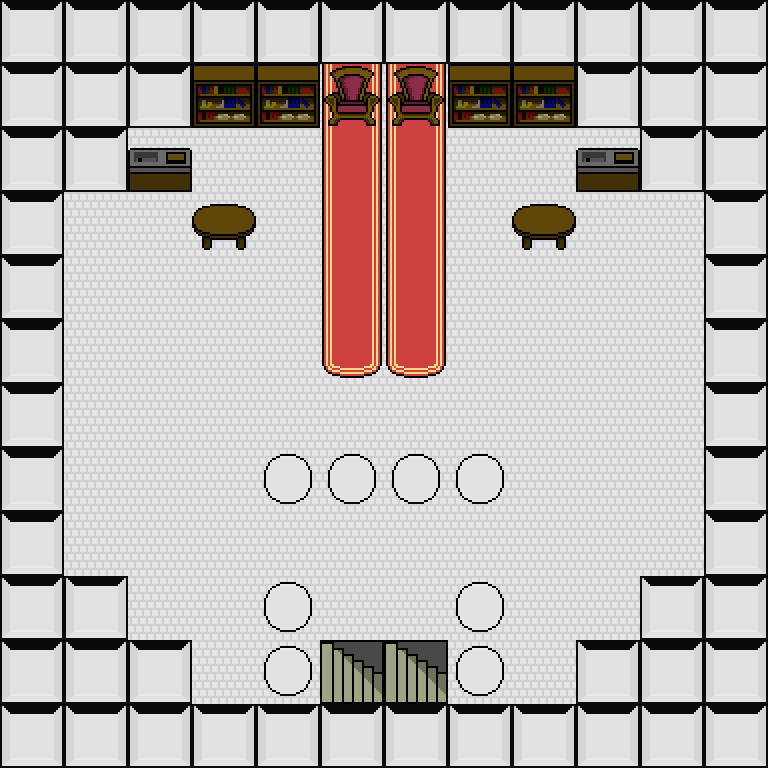

This game map was drawn from its Tiled (.tmx) file and the tilesets committed beside it. A one-line description and the full map source follow:
An orthogonal 12x12 tile map with 64x64 px tiles, 2 tile layers (Tile Layer 1, Tile Layer 2) and 6 objects (3x item, bridge, bridgedestination, enemy).

<map version="1.0" orientation="orthogonal" width="12" height="12" tilewidth="64" tileheight="64">
 <properties>
  <property name="name" value="Granner's room" />
 </properties>
 <tileset firstgid="1" name="graphics" tilewidth="64" tileheight="64">
  <image source="graphics2x.png" width="640" height="2368" />
 </tileset>
 <layer name="Tile Layer 1" width="12" height="12">
  <data>
   <tile gid="1" />
   <tile gid="1" />
   <tile gid="1" />
   <tile gid="1" />
   <tile gid="1" />
   <tile gid="1" />
   <tile gid="1" />
   <tile gid="1" />
   <tile gid="1" />
   <tile gid="1" />
   <tile gid="1" />
   <tile gid="1" />
   <tile gid="1" />
   <tile gid="1" />
   <tile gid="1" />
   <tile gid="1" />
   <tile gid="1" />
   <tile gid="1" />
   <tile gid="1" />
   <tile gid="1" />
   <tile gid="1" />
   <tile gid="1" />
   <tile gid="1" />
   <tile gid="1" />
   <tile gid="1" />
   <tile gid="1" />
   <tile gid="1" />
   <tile gid="1" />
   <tile gid="1" />
   <tile gid="1" />
   <tile gid="1" />
   <tile gid="1" />
   <tile gid="1" />
   <tile gid="1" />
   <tile gid="1" />
   <tile gid="1" />
   <tile gid="1" />
   <tile gid="1" />
   <tile gid="1" />
   <tile gid="1" />
   <tile gid="1" />
   <tile gid="1" />
   <tile gid="1" />
   <tile gid="1" />
   <tile gid="1" />
   <tile gid="1" />
   <tile gid="1" />
   <tile gid="1" />
   <tile gid="1" />
   <tile gid="1" />
   <tile gid="1" />
   <tile gid="1" />
   <tile gid="1" />
   <tile gid="1" />
   <tile gid="1" />
   <tile gid="1" />
   <tile gid="1" />
   <tile gid="1" />
   <tile gid="1" />
   <tile gid="1" />
   <tile gid="1" />
   <tile gid="1" />
   <tile gid="1" />
   <tile gid="1" />
   <tile gid="1" />
   <tile gid="1" />
   <tile gid="1" />
   <tile gid="1" />
   <tile gid="1" />
   <tile gid="1" />
   <tile gid="1" />
   <tile gid="1" />
   <tile gid="1" />
   <tile gid="1" />
   <tile gid="1" />
   <tile gid="1" />
   <tile gid="1" />
   <tile gid="1" />
   <tile gid="1" />
   <tile gid="1" />
   <tile gid="1" />
   <tile gid="1" />
   <tile gid="1" />
   <tile gid="1" />
   <tile gid="1" />
   <tile gid="1" />
   <tile gid="1" />
   <tile gid="1" />
   <tile gid="1" />
   <tile gid="1" />
   <tile gid="1" />
   <tile gid="1" />
   <tile gid="1" />
   <tile gid="1" />
   <tile gid="1" />
   <tile gid="1" />
   <tile gid="1" />
   <tile gid="1" />
   <tile gid="1" />
   <tile gid="1" />
   <tile gid="1" />
   <tile gid="1" />
   <tile gid="1" />
   <tile gid="1" />
   <tile gid="1" />
   <tile gid="1" />
   <tile gid="1" />
   <tile gid="1" />
   <tile gid="1" />
   <tile gid="1" />
   <tile gid="1" />
   <tile gid="1" />
   <tile gid="1" />
   <tile gid="1" />
   <tile gid="1" />
   <tile gid="1" />
   <tile gid="1" />
   <tile gid="1" />
   <tile gid="1" />
   <tile gid="1" />
   <tile gid="1" />
   <tile gid="1" />
   <tile gid="1" />
   <tile gid="1" />
   <tile gid="1" />
   <tile gid="1" />
   <tile gid="1" />
   <tile gid="1" />
   <tile gid="1" />
   <tile gid="1" />
   <tile gid="1" />
   <tile gid="1" />
   <tile gid="1" />
   <tile gid="1" />
   <tile gid="1" />
   <tile gid="1" />
   <tile gid="1" />
   <tile gid="1" />
   <tile gid="1" />
   <tile gid="1" />
   <tile gid="1" />
   <tile gid="1" />
   <tile gid="1" />
   <tile gid="1" />
  </data>
 </layer>
 <layer name="Tile Layer 2" width="12" height="12">
  <data>
   <tile gid="12" />
   <tile gid="12" />
   <tile gid="12" />
   <tile gid="12" />
   <tile gid="12" />
   <tile gid="12" />
   <tile gid="12" />
   <tile gid="12" />
   <tile gid="12" />
   <tile gid="12" />
   <tile gid="12" />
   <tile gid="12" />
   <tile gid="12" />
   <tile gid="12" />
   <tile gid="12" />
   <tile gid="69" />
   <tile gid="69" />
   <tile gid="59" />
   <tile gid="59" />
   <tile gid="69" />
   <tile gid="69" />
   <tile gid="12" />
   <tile gid="12" />
   <tile gid="12" />
   <tile gid="12" />
   <tile gid="12" />
   <tile gid="126" />
   <tile gid="0" />
   <tile gid="0" />
   <tile gid="58" />
   <tile gid="58" />
   <tile gid="0" />
   <tile gid="0" />
   <tile gid="126" />
   <tile gid="12" />
   <tile gid="12" />
   <tile gid="12" />
   <tile gid="0" />
   <tile gid="0" />
   <tile gid="87" />
   <tile gid="0" />
   <tile gid="58" />
   <tile gid="58" />
   <tile gid="0" />
   <tile gid="87" />
   <tile gid="0" />
   <tile gid="0" />
   <tile gid="12" />
   <tile gid="12" />
   <tile gid="0" />
   <tile gid="0" />
   <tile gid="0" />
   <tile gid="0" />
   <tile gid="58" />
   <tile gid="58" />
   <tile gid="0" />
   <tile gid="0" />
   <tile gid="0" />
   <tile gid="0" />
   <tile gid="12" />
   <tile gid="12" />
   <tile gid="0" />
   <tile gid="0" />
   <tile gid="0" />
   <tile gid="0" />
   <tile gid="68" />
   <tile gid="68" />
   <tile gid="0" />
   <tile gid="0" />
   <tile gid="0" />
   <tile gid="0" />
   <tile gid="12" />
   <tile gid="12" />
   <tile gid="0" />
   <tile gid="0" />
   <tile gid="0" />
   <tile gid="0" />
   <tile gid="0" />
   <tile gid="0" />
   <tile gid="0" />
   <tile gid="0" />
   <tile gid="0" />
   <tile gid="0" />
   <tile gid="12" />
   <tile gid="12" />
   <tile gid="0" />
   <tile gid="0" />
   <tile gid="0" />
   <tile gid="136" />
   <tile gid="136" />
   <tile gid="136" />
   <tile gid="136" />
   <tile gid="0" />
   <tile gid="0" />
   <tile gid="0" />
   <tile gid="12" />
   <tile gid="12" />
   <tile gid="0" />
   <tile gid="0" />
   <tile gid="0" />
   <tile gid="0" />
   <tile gid="0" />
   <tile gid="0" />
   <tile gid="0" />
   <tile gid="0" />
   <tile gid="0" />
   <tile gid="0" />
   <tile gid="12" />
   <tile gid="12" />
   <tile gid="12" />
   <tile gid="0" />
   <tile gid="0" />
   <tile gid="136" />
   <tile gid="0" />
   <tile gid="0" />
   <tile gid="136" />
   <tile gid="0" />
   <tile gid="0" />
   <tile gid="12" />
   <tile gid="12" />
   <tile gid="12" />
   <tile gid="12" />
   <tile gid="12" />
   <tile gid="0" />
   <tile gid="136" />
   <tile gid="146" />
   <tile gid="146" />
   <tile gid="136" />
   <tile gid="0" />
   <tile gid="12" />
   <tile gid="12" />
   <tile gid="12" />
   <tile gid="12" />
   <tile gid="12" />
   <tile gid="12" />
   <tile gid="12" />
   <tile gid="12" />
   <tile gid="12" />
   <tile gid="12" />
   <tile gid="12" />
   <tile gid="12" />
   <tile gid="12" />
   <tile gid="12" />
   <tile gid="12" />
  </data>
 </layer>
 <objectgroup name="bridges" width="12" height="12">
  <object name="granner" type="bridge" x="320" y="640" width="128" height="64" />
  <object name="granner" type="bridgedestination" x="320" y="576" width="128" height="64" />
  <object name="new Door(&quot;GRANNERROOM&quot;,true,Animation.fromTile(49,&quot;graphics2x.png&quot;),null)" type="item" x="256" y="512" width="64" height="64" />
  <object name="new Door(&quot;GRANNERROOM&quot;,true,Animation.fromTile(49,&quot;graphics2x.png&quot;),null)" type="item" x="448" y="512" width="64" height="64" />
  <object name="new Lever(&quot;GRANNERROOM&quot;,true,Animation.fromTile(55,&quot;graphics2x.png&quot;),Animation.fromTile(65,&quot;graphics2x.png&quot;))" type="item" x="192" y="128" width="64" height="64" />
 </objectgroup>
 <objectgroup name="enemies" width="12" height="12">
  <object name="new Granner()" type="enemy" x="320" y="128" width="64" height="64" />
 </objectgroup>
 <objectgroup name="items" width="12" height="12" />
</map>
